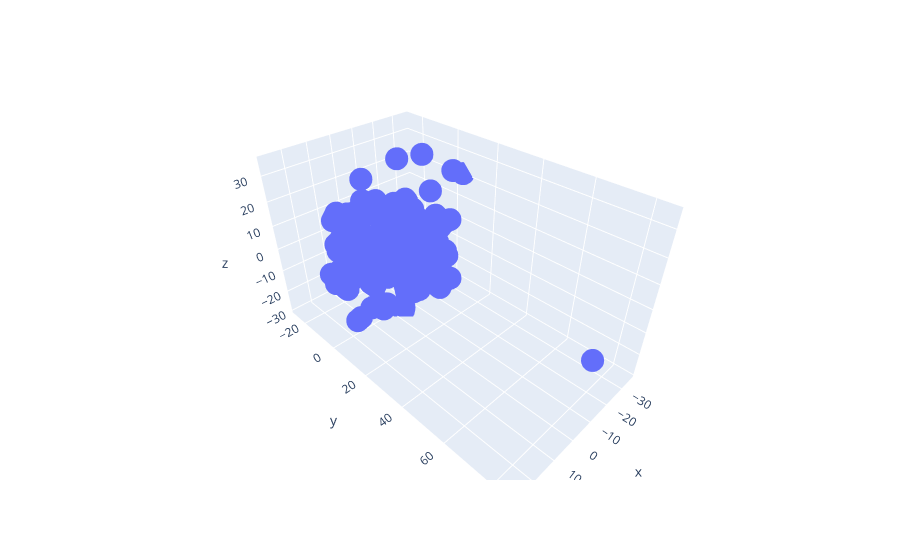

Here is the notebook cell this chart was saved with:
### Code cell
def tsne_chart(colors: list = None):

    fig = go.Figure()
    if TSNE_N_COMPONENTS == 2:
        fig = px.scatter(
            x=tsne_df['TSNE Component 1'],
            y=tsne_df['TSNE Component 2'],
            color=colors,
        )
    else:
        fig = px.scatter_3d(
            x=tsne_df['TSNE Component 1'],
            y=tsne_df['TSNE Component 2'],
            z=tsne_df['TSNE Component 3'],
            color=colors,
        )
    fig.update_layout(
        xaxis_title='TSNE Component 1', 
        yaxis_title='TSNE Component 2'
    )
        
    return fig


fig = tsne_chart()
fig.show()

### Figure 1 — Plotly figure (JSON) as saved in the notebook; plotly's stock layout.template omitted (floating-point values rounded to 4 significant figures; data arrays with more than 128 entries replaced by an {"elided": "..."} marker saying what was removed)
{"data": [{"hovertemplate": "x=%{x}<br>y=%{y}<br>z=%{z}<extra></extra>", "legendgroup": "", "marker": {"color": "#636efa", "symbol": "circle"}, "mode": "markers", "name": "", "scene": "scene", "showlegend": false, "type": "scatter3d", "x": {"elided": "288 float values"}, "y": {"elided": "288 float values"}, "z": {"elided": "288 float values"}}], "layout": {"legend": {"tracegroupgap": 0}, "margin": {"t": 60}, "scene": {"domain": {"x": [0, 1], "y": [0, 1]}, "xaxis": {"title": {"text": "x"}}, "yaxis": {"title": {"text": "y"}}, "zaxis": {"title": {"text": "z"}}}, "xaxis": {"title": {"text": "TSNE Component 1"}}, "yaxis": {"title": {"text": "TSNE Component 2"}}}}
